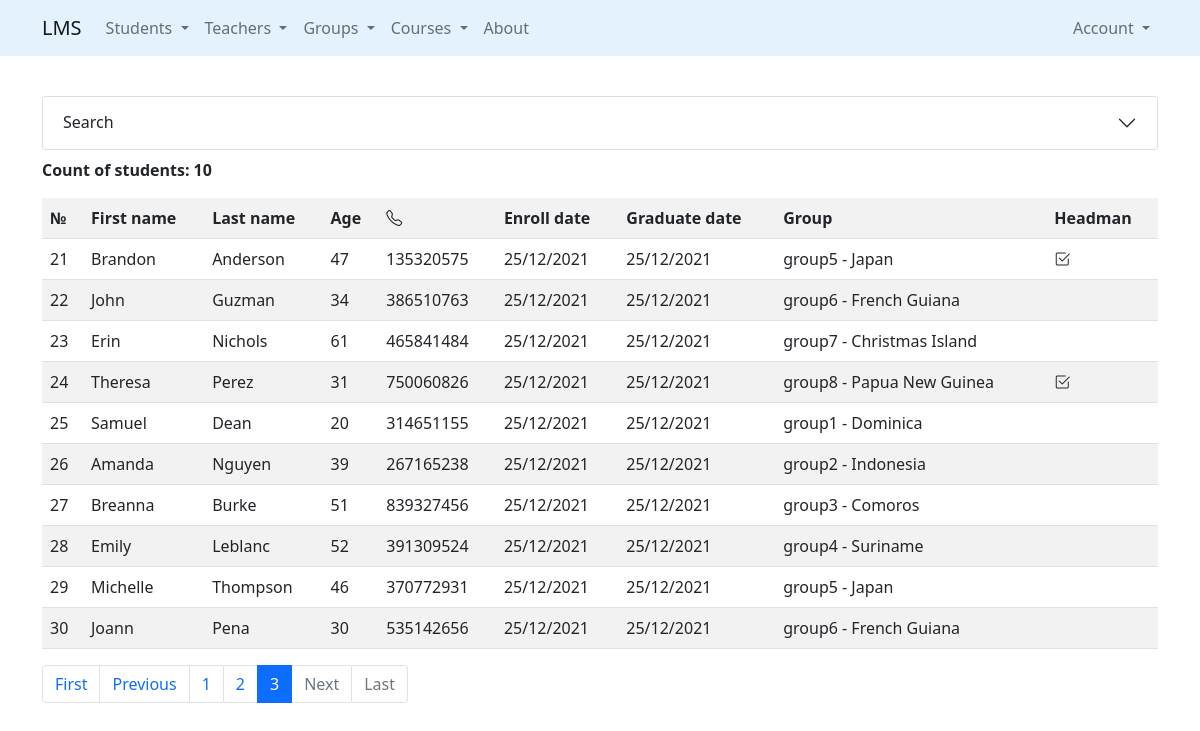
Page /students/?page=3 on the earlier database version.
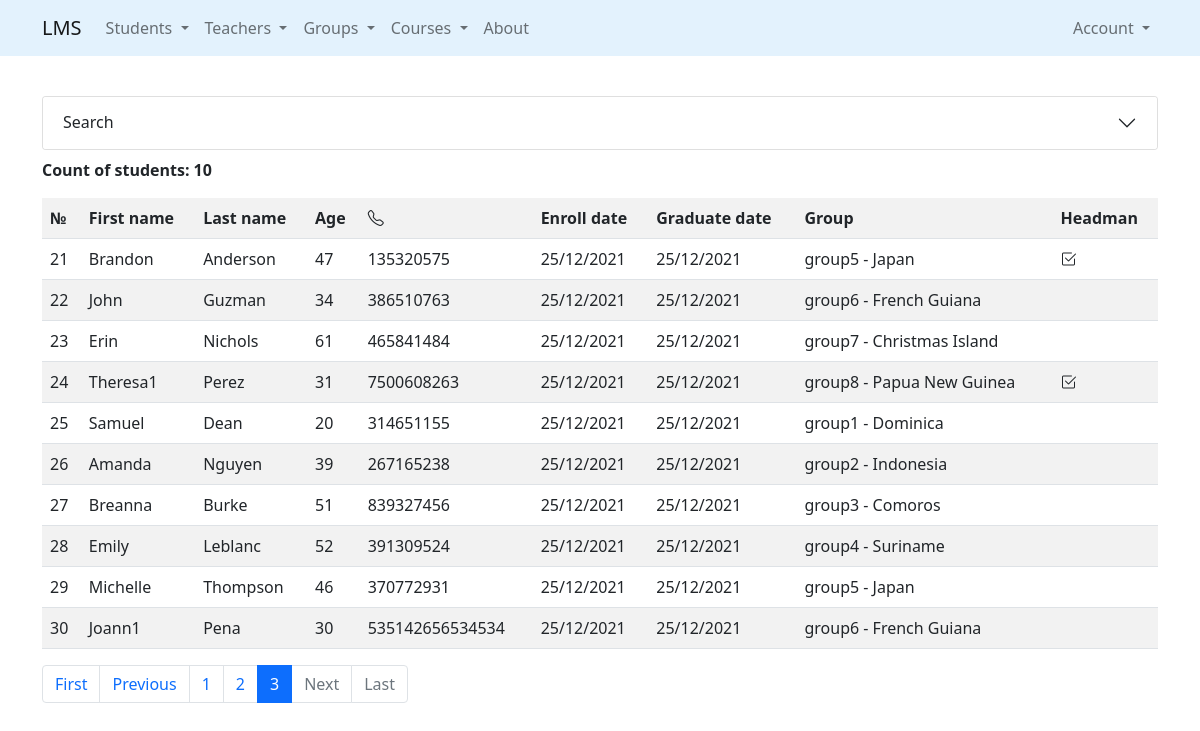
Same page on the later database version.
### students/models.py (models this page shows, shortened)
class Students(Person):
    phone_number = models.CharField(
        max_length=30,
        null=True,
        validators=[phone_number_validator]
    )
    enroll_date = models.DateField(default=datetime.date.today)
    graduate_date = models.DateField(default=datetime.date.today)
    group = models.ForeignKey(
        Groups,
        on_delete=models.SET_NULL,
        null=True,
        related_name='students'
    )

### groups/models.py (models this page shows, shortened)
class Groups(models.Model):
    groups_name = models.CharField(max_length=100)
    groups_country = models.CharField(max_length=100)
    groups_language = models.CharField(max_length=100)
    members_qty = models.IntegerField(default=5)
    headman = models.OneToOneField(
        'students.Students',
        on_delete=models.SET_NULL,
        null=True,
        related_name='headman_group'
    )
    teachers = models.ManyToManyField(
        to=Teachers,
        related_name='groups'
    )
    def __str__(self):
        return f'{self.groups_name} - {self.groups_country}'

### students/views.py (the view)
# urls.py: path('', StudentsListView.as_view(), name='list'),                        # R
class StudentsListView(ListView):
    paginate_by = 10
    model = Students
    template_name = 'students/list.html'
    def get_filter(self):
        return StudentsFilter(
            data=self.request.GET,
            queryset=self.model.objects.all().select_related('group', 'headman_group')
        )
    def get_queryset(self):
        return self.get_filter().qs
    def get_context_data(self, *, object_list=None, **kwargs):
        context = super().get_context_data(**kwargs)
        context['filter_forms'] = self.get_filter().form
        return context

### core/context_processors.py (called while the page is built)
def get_params(request):
    params = request.GET
    if 'page' in params:
        params = copy(params)
        del params['page']
    return {'get_params': f'&{params.urlencode()}' if params else ''}

### students/templates/students/list.html (shortened to what this page needs)
{% extends 'base.html' %}
{%  load crispy_forms_tags %}
{% block content %}
    <div class="accordion" id="accordionExample">
        <div class="accordion-item">
            <h2 class="accordion-header" id="headingOne">
                <button class="accordion-button collapsed" type="button"
                        data-bs-toggle="collapse" data-bs-target="#collapseOne"
                        aria-expanded="true" aria-controls="collapseOne">
                    Search
                </button>
            </h2>
        </div>
    </div>
    <p class="mt-2"><strong>Count of students: {{ object_list.count }}</strong></p>
    {% with list_object=object_list %}
        {% include 'includes/students_list_table.html' %}
    {% endwith %}
{% endblock %}

### templates/includes/students_list_table.html (shortened to what this page needs)
<table class="table table-striped table-hover">
        <tr>
            <th>№</th>
            <th>First name</th>
            <th>Last name</th>
            <th>Age</th>
            <th><i class="bi bi-telephone"></i></th>
            <th>Enroll date</th>
            <th>Graduate date</th>
            <th>Group</th>
            <th>Headman</th>
        </tr>
        {% for student in list_object %}
        <tr>
            {% if is_paginated %}
            <td>{{ forloop.counter0|add:page_obj.start_index }}</td>
            {% endif %}
            <td>{{ student.first_name }}</td>
            <td>{{ student.last_name }}</td>
            <td>{{ student.age }}</td>
            <td>{% if student.phone_number is not None %}{{ student.phone_number }}{% endif %}</td>
            <td>{{ student.enroll_date }}</td>
            <td>{{ student.graduate_date }}</td>
            <td>{% if student.group %}{{ student.group }}{% endif %}</td>
            <td>{% if student.headman_group %}<i class="bi bi-check2-square">{% endif %}</i></td>
        </tr>
    {% endfor %}
</table>

Differences in the rows shown:
changed Students "Perez": first_name "Theresa" → "Theresa1"; phone_number "750060826" → "7500608263"
changed Students "Pena": first_name "Joann" → "Joann1"; phone_number "535142656" → "535142656534534"
